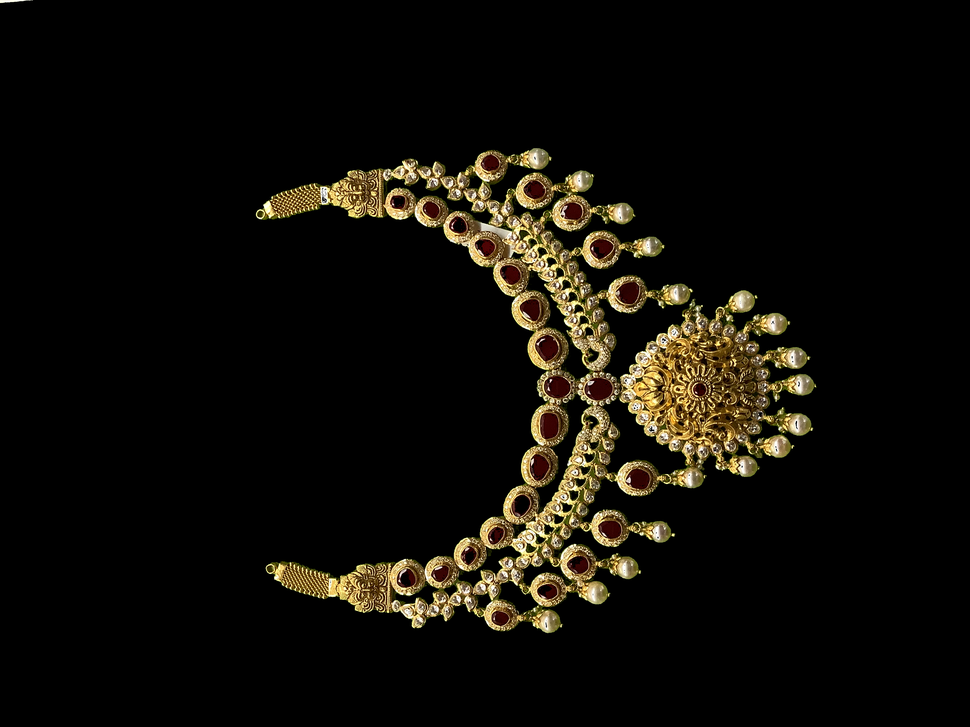
#> input picture test2.png, 970 x 727 px, shrunk from 3264 x 2448 before the run
$ jupyter execute --allow-errors 7_Feather_trial.ipynb
#> lines starting #> are read from the running program, lines starting #| are printed output that depends on the picture
This code is to apply the feather-like filter Prashanth specified.
Not completely implemented to needed specification.

[cell 1]
import cv2
import numpy as np
from matplotlib import pyplot as plt
from PIL import Image,ImageFilter

[cell 2]
img = cv2.imread('test2.png')
#> img is the input picture: shape (727, 970, 3); mean B, G, R 8.4, 14, 16.6
rgb  = cv2.cvtColor(img, cv2.COLOR_BGR2RGB)
blur = cv2.blur(rgb,(5,5))
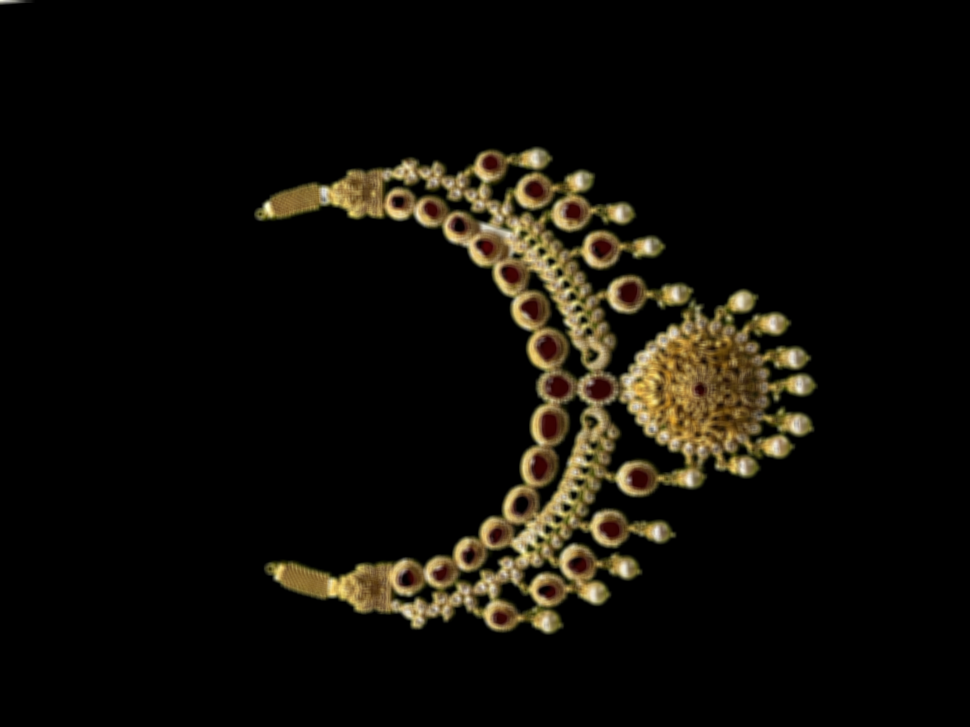
#> blur: shape (727, 970, 3); mean R, G, B 16.6, 14, 8.4
plt.imshow(blur)

#> (a cell that did not finish here is left out)

[cell 4]
gb = cv2.GaussianBlur(rgb,(5,5),0)
plt.imshow(gb)

[cell 5]
median = cv2.medianBlur(rgb,9)
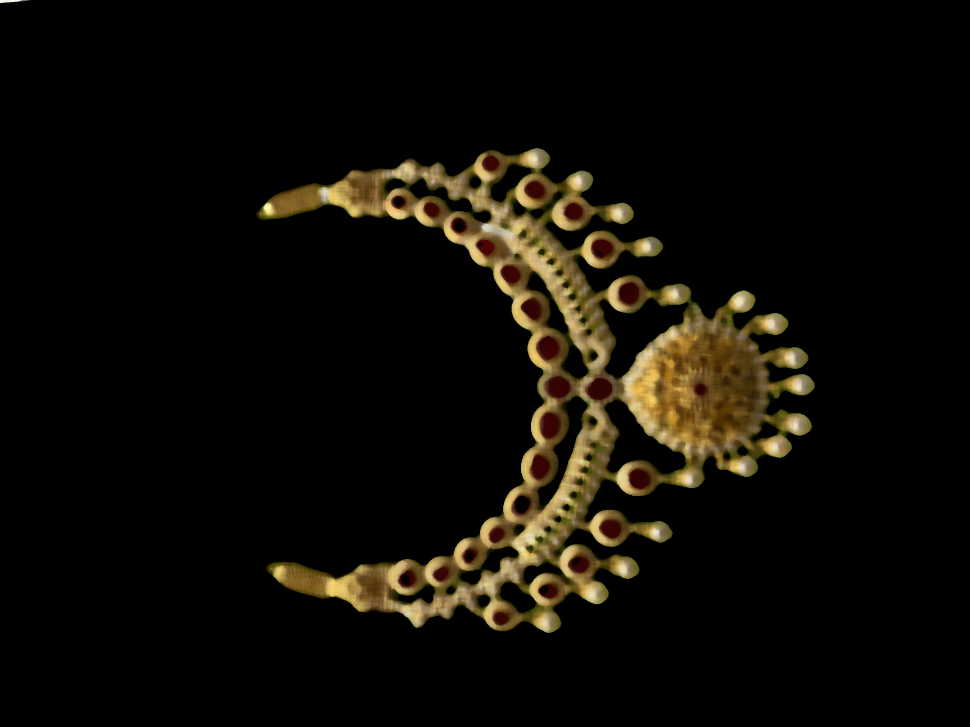
#> median: shape (727, 970, 3); mean R, G, B 15.4, 12.5, 6.5
plt.imshow(median)

[cell 6]
bl = cv2.bilateralFilter(rgb,19,95,95)
plt.imshow(bl)

[cell 7]
imageObject = Image.fromarray(median)
sharpened1 = imageObject.filter(ImageFilter.SHARPEN)
sharpened2 = sharpened1.filter(ImageFilter.SHARPEN)
sharpened2.save("med9_sharpened.png")

[cell 8]
kernel = np.array([[-1,-1,-1], [-1,9,-1], [-1,-1,-1]])
im = cv2.filter2D(median, -1, kernel)
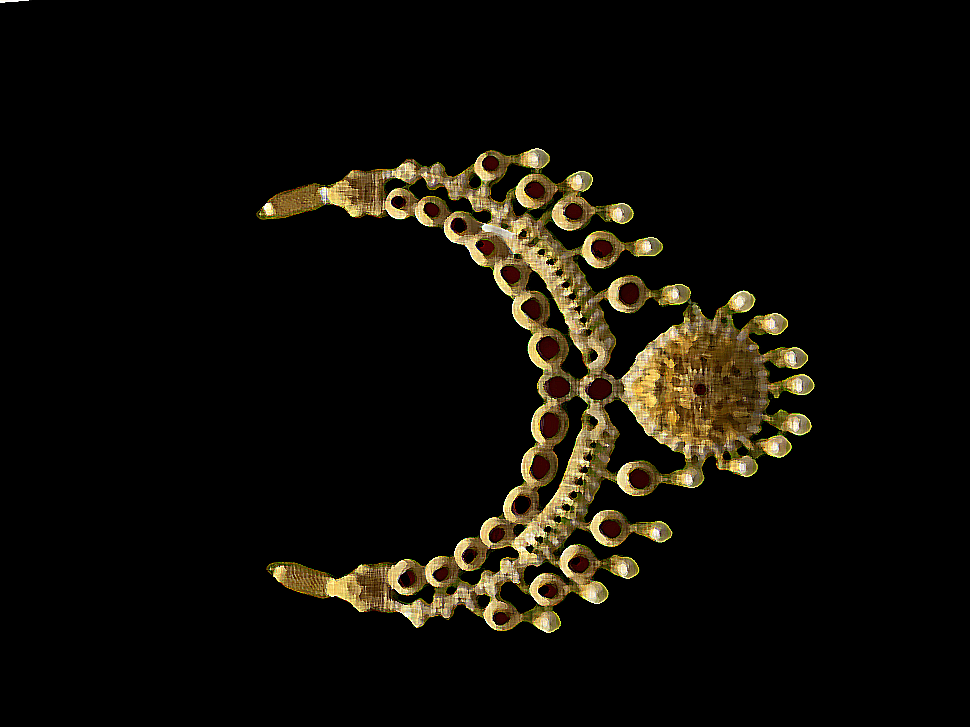
#> im: shape (727, 970, 3); mean R, G, B 16.6, 13.8, 7.4
imageObject = Image.fromarray(im)
imageObject.save("med9_sharpened.png")

$ run again, with jessica.png copied over test2.png
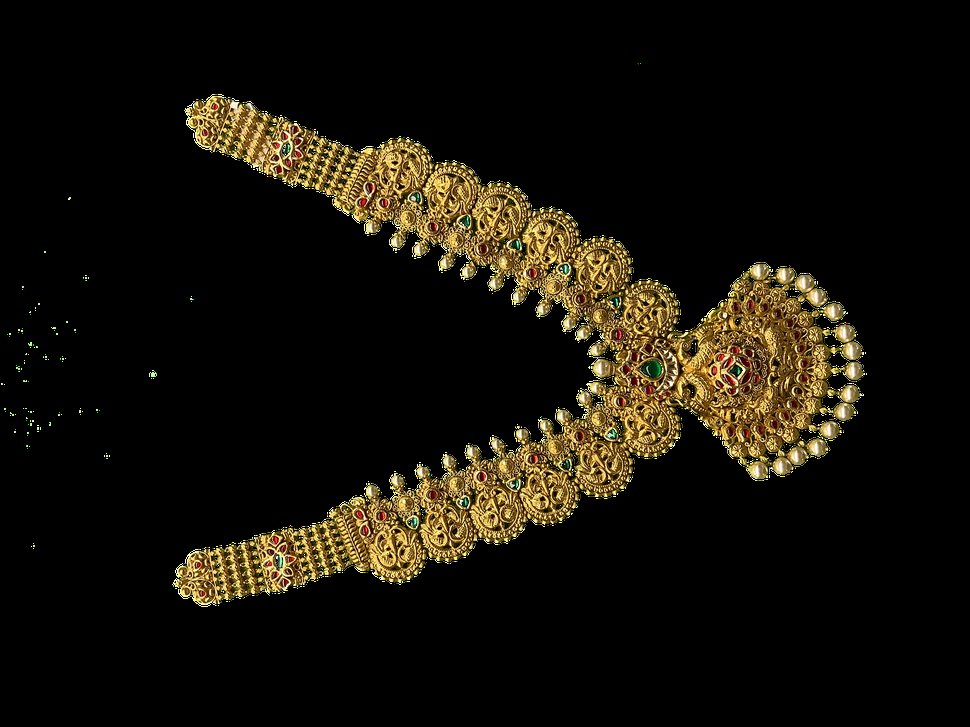
#> input picture jessica.png, 970 x 727 px, shrunk from 3264 x 2448 before the run
#> img is the input picture: shape (727, 970, 3); mean B, G, R 9.2, 18.1, 22
#> `median = cv2.medianBlur(rgb,9)`:
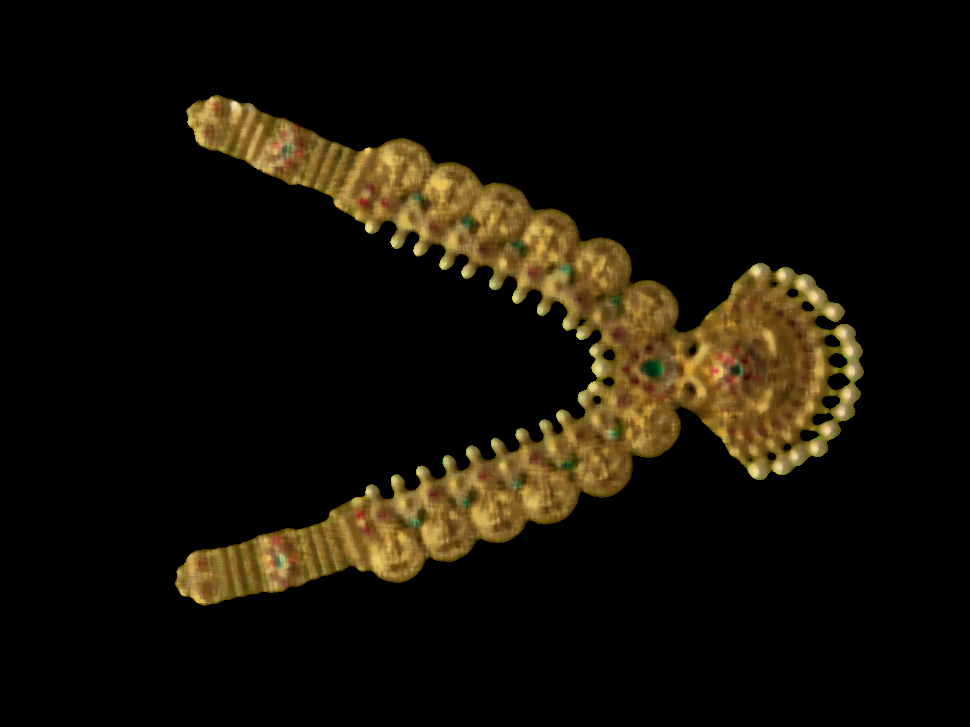
#> median: shape (727, 970, 3); mean R, G, B 20.4, 15.8, 6.5
#> `im = cv2.filter2D(median, -1, kernel)`:
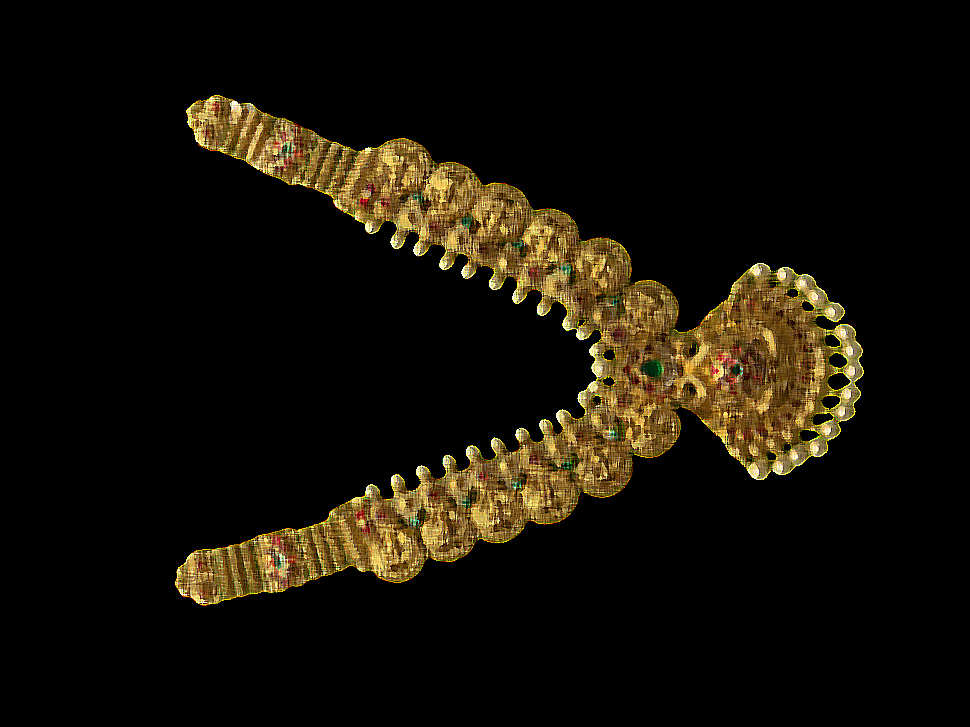
#> im: shape (727, 970, 3); mean R, G, B 21.4, 16.7, 7.3
